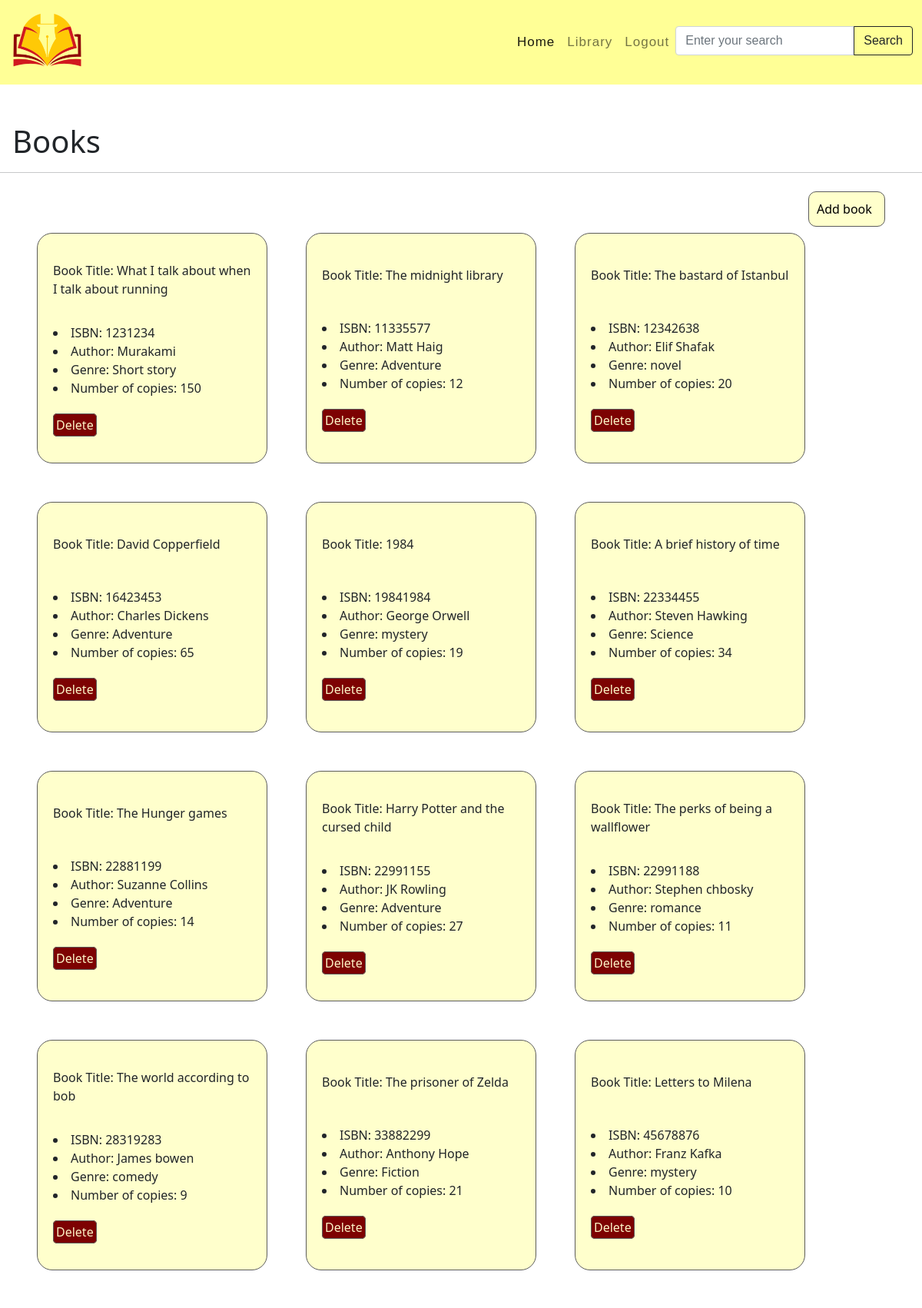
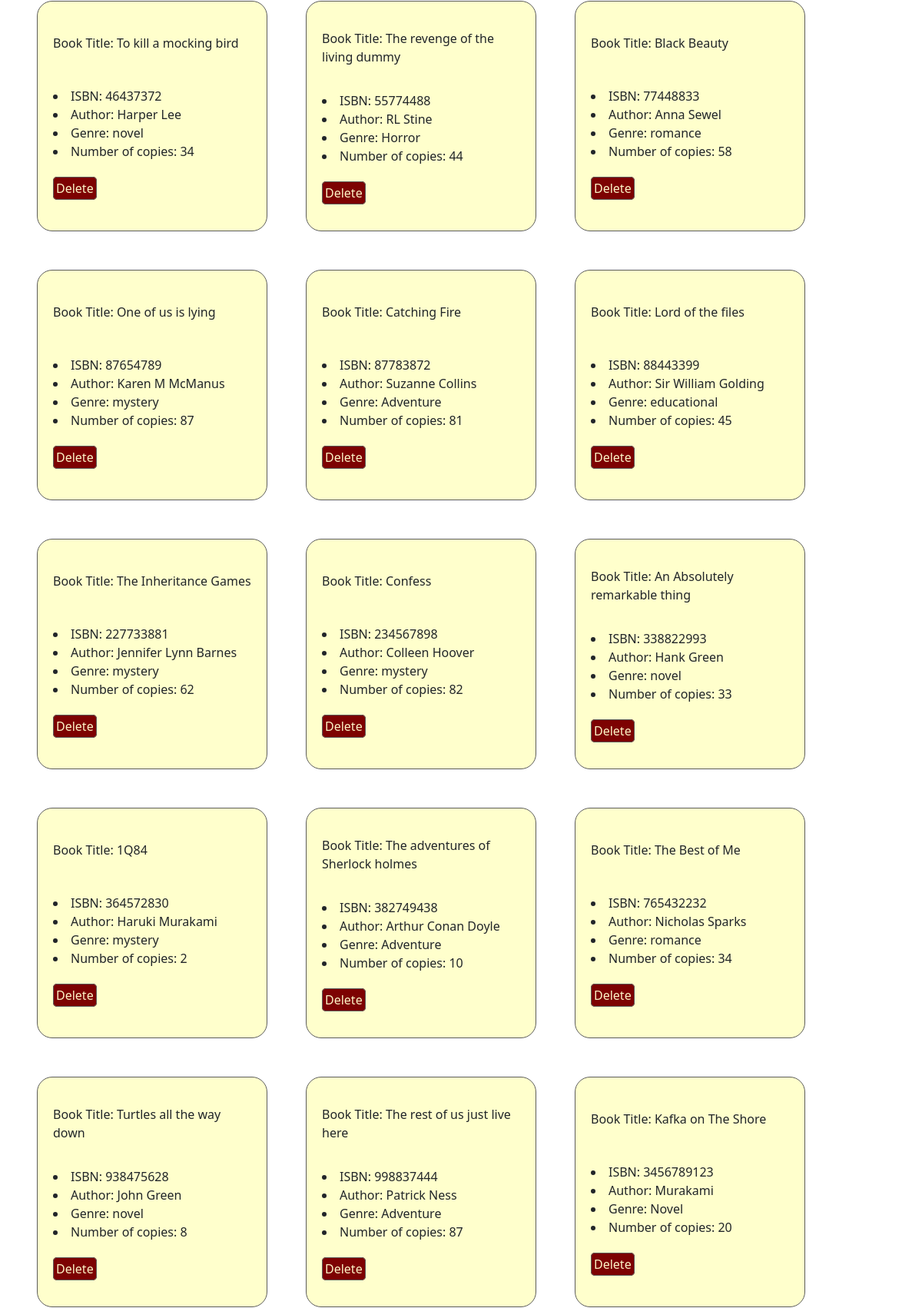
The app's page /views/library.php (signed in, upper part) with its own data (2 pictures, top to bottom).
### tables this page shows
CREATE TABLE `books` (
  `BookTitle` varchar(100) NOT NULL,
  `ISBN` int(13) UNSIGNED NOT NULL,
  `BookAuthor` varchar(100) NOT NULL,
  `BookCopies` int(100) UNSIGNED NOT NULL,
  `Bookgenre` varchar(100) NOT NULL
);

### views/library.php (the view, shortened to what this page needs)
<?php
  include "config/config.php";
?>
<!DOCTYPE html>
<html>
  <head>
    <link href="https://cdn.jsdelivr.net/npm/bootstrap@5.1.3/dist/css/bootstrap.min.css" rel="stylesheet">
    <link rel="stylesheet" href="../styles/library.css">
  </head>
  <body>
  <?php
    include "scripts/Navbar.php";
    if(isset($_POST['searchbtn'])){
      if (!isset($_SESSION['username'])) {
        $_SESSION['msg'] = "You must log in first";
        header('location: login.php');
      }
      $searchVal=mysqli_real_escape_string($db, $_POST['searchVal']);
      $result = mysqli_query($db,"SELECT * FROM books where BookTitle='$searchVal' ");
    }else{
      $query = "SELECT * FROM `books` WHERE 1";
      $result = mysqli_query($db,$query);}
    if (mysqli_num_rows($result) > 0) {
  ?>
  <div class="m-3 w-100">
    <h1>Books</h1>
  </div>
  <hr>
  <div class="myctr">
    <a class="mybtn mx-5 my-2" href="./books.php">Add book</a>
  </div>
  <div class="books-group mx-5">
  <?php
    while($row = mysqli_fetch_array($result)) {
  ?>
    <div class="book-card">
      <span class="book-title">Book Title: <?php echo $row["BookTitle"]; ?></span>
      <div class="book-details">
        <li>ISBN: <?php echo $row["ISBN"]; ?></li>
        <li>Author: <?php echo $row["BookAuthor"]; ?></li>
        <li>Genre: <?php echo $row["Bookgenre"]; ?></li>
        <li>Number of copies: <?php echo $row["BookCopies"]; ?></li>
        <br>
        <?php
        if($_SESSION['role'] == 'Admin'){
        ?>
        <a href="./config/delete-process.php?ISBN=<?php echo $row["ISBN"]; ?>" class="deletebtn  ">Delete</a>
        <?php
          }
        ?>
      </div>
    </div>
  <?php
  }
}
else{
    echo "No Books found";
}?>
  </div>
  <br>
  </body>
</html>

### views/scripts/Navbar.php (shortened to what this page needs)
<link  href="../styles/navbar.css" rel="stylesheet">
<nav class="navbar navbar-expand-lg navbar-light" >
    <div class="container-fluid">
        <a class="navbar-brand" id="logo" href="/" > <img src="../public/mylogo1.png" alt="book logo"/></a>
        <div class="collapse jus navbar-collapse " id="navbarNavAltMarkup">
            <div class="navbar-nav">
                <a class="nav-link active" aria-current="page" href="./homepage.php">Home</a>
                <?php
                    if(!isset($_SESSION['username'])):
                        echo '<a class="nav-link" href="./signup.php">Signup</a>';
                        echo '<a class="nav-link" href="./login.php">Login</a>';
                    else:
                        echo' <a class="nav-link" href="./Library.php">Library</a>';
                        echo '<a href="./config/logout.php" class="nav-link" name="logout">Logout</a>';
                    endif;
                ?>
                <div>
                    <form method="POST" action="./library.php" class="d-flex  input-group w-auto">
                    <input
                        type="text"
                        name="searchVal"
                        class="form-control"
                        placeholder="Enter your search"
                        aria-label="Search"
                    />
                    <button
                        class="btn btn-outline-dark"
                        type="submit"
                        name="searchbtn"
                        data-mdb-ripple-color="dark"
                    >
                        Search
                    </button>
                    </form>
                </div>
            </div>
        </div>
    </div>
</nav>

### styles/library.css (style rules this page uses)
.books-group { display: flex; gap: 50px; flex-wrap: wrap; justify-content: flex-start; flex-direction: row; }
.book-card { display: flex; flex-direction: column; justify-content: space-around; align-items: flex-start; border: 1px solid rgb(92, 92, 92); border-radius: 20px; padding: 20px; background-color: rgb(255, 255, 204); width: 300px; height: 300px; }
.myctr { display: flex; flex-direction: row; align-content: flex-start; justify-content: flex-end; align-items: center; }
.deletebtn { text-decoration: none; border: 1px solid rgb(92, 92, 92); border-radius: 5px; color: #fcf5c7; padding: 3px; background-color: #7d0202; align-self: flex-end; }
.mybtn { border: 1px solid rgb(92, 92, 92); border-radius: 10px; padding: 10px; background-color: rgb(255, 255, 204); width: 100px; height: auto; text-decoration: none; color: black; }

### styles/navbar.css (style rules this page uses)
nav { background-color: rgb(255, 255, 150); font-size: 17px; letter-spacing: 1px; font-family: 'Source Sans Pro', sans-serif; margin-bottom: 50px; }
body { margin: 0; }
.navbar-nav { margin-left: auto; }
#logo { width: 100px; }
a img { width: inherit; }

### records on screen
books: BookTitle "What I talk about when I talk about running", ISBN "1231234", BookAuthor "Murakami", Bookgenre "Short story", BookCopies "150"
books: BookTitle "The midnight library", ISBN "11335577", BookAuthor "Matt Haig", Bookgenre "Adventure", BookCopies "12"
books: BookTitle "The bastard of Istanbul", ISBN "12342638", BookAuthor "Elif Shafak", Bookgenre "novel", BookCopies "20"
books: BookTitle "David Copperfield", ISBN "16423453", BookAuthor "Charles Dickens", Bookgenre "Adventure", BookCopies "65"
books: BookTitle "1984", ISBN "19841984", BookAuthor "George Orwell", Bookgenre "mystery", BookCopies "19"
books: BookTitle "A brief history of time", ISBN "22334455", BookAuthor "Steven Hawking", Bookgenre "Science", BookCopies "34"
books: BookTitle "The Hunger games", ISBN "22881199", BookAuthor "Suzanne Collins", Bookgenre "Adventure", BookCopies "14"
books: BookTitle "Harry Potter and the cursed child", ISBN "22991155", BookAuthor "JK Rowling", Bookgenre "Adventure", BookCopies "27"
books: BookTitle "The perks of being a wallflower", ISBN "22991188", BookAuthor "Stephen chbosky", Bookgenre "romance", BookCopies "11"
books: BookTitle "The world according to bob", ISBN "28319283", BookAuthor "James bowen", Bookgenre "comedy", BookCopies "9"
books: BookTitle "The prisoner of Zelda", ISBN "33882299", BookAuthor "Anthony Hope", Bookgenre "Fiction", BookCopies "21"
books: BookTitle "Letters to Milena", ISBN "45678876", BookAuthor "Franz Kafka", Bookgenre "mystery", BookCopies "10"
books: BookTitle "To kill a mocking bird", ISBN "46437372", BookAuthor "Harper Lee", Bookgenre "novel", BookCopies "34"
books: BookTitle "The revenge of the living dummy", ISBN "55774488", BookAuthor "RL Stine", Bookgenre "Horror", BookCopies "44"
books: BookTitle "Black Beauty", ISBN "77448833", BookAuthor "Anna Sewel", Bookgenre "romance", BookCopies "58"
books: BookTitle "One of us is lying", ISBN "87654789", BookAuthor "Karen M McManus", Bookgenre "mystery", BookCopies "87"
books: BookTitle "Catching Fire", ISBN "87783872", BookAuthor "Suzanne Collins", Bookgenre "Adventure", BookCopies "81"
books: BookTitle "Lord of the files", ISBN "88443399", BookAuthor "Sir William Golding", Bookgenre "educational", BookCopies "45"
books: BookTitle "The Inheritance Games", ISBN "227733881", BookAuthor "Jennifer Lynn Barnes", Bookgenre "mystery", BookCopies "62"
books: BookTitle "Confess", ISBN "234567898", BookAuthor "Colleen Hoover", Bookgenre "mystery", BookCopies "82"
books: BookTitle "An Absolutely remarkable thing", ISBN "338822993", BookAuthor "Hank Green", Bookgenre "novel", BookCopies "33"
books: BookTitle "1Q84", ISBN "364572830", BookAuthor "Haruki Murakami", Bookgenre "mystery", BookCopies "2"
books: BookTitle "The adventures of Sherlock holmes", ISBN "382749438", BookAuthor "Arthur Conan Doyle", Bookgenre "Adventure", BookCopies "10"
books: BookTitle "The Best of Me", ISBN "765432232", BookAuthor "Nicholas Sparks", Bookgenre "romance", BookCopies "34"
books: BookTitle "Turtles all the way down", ISBN "938475628", BookAuthor "John Green", Bookgenre "novel", BookCopies "8"
books: BookTitle "The rest of us just live here", ISBN "998837444", BookAuthor "Patrick Ness", Bookgenre "Adventure", BookCopies "87"
books: BookTitle "Kafka on The Shore", ISBN "3456789123", BookAuthor "Murakami", Bookgenre "Novel", BookCopies "20"
